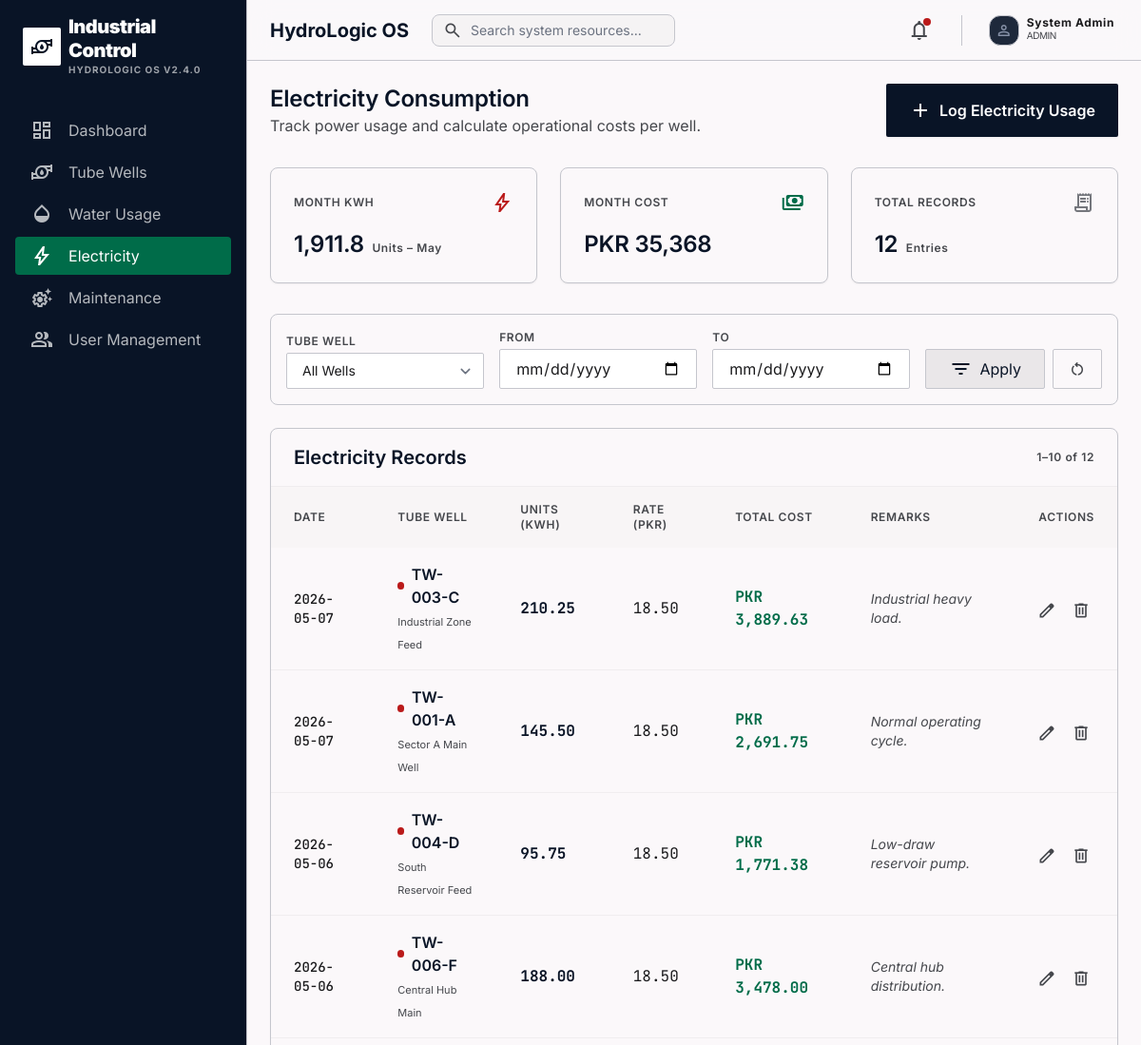
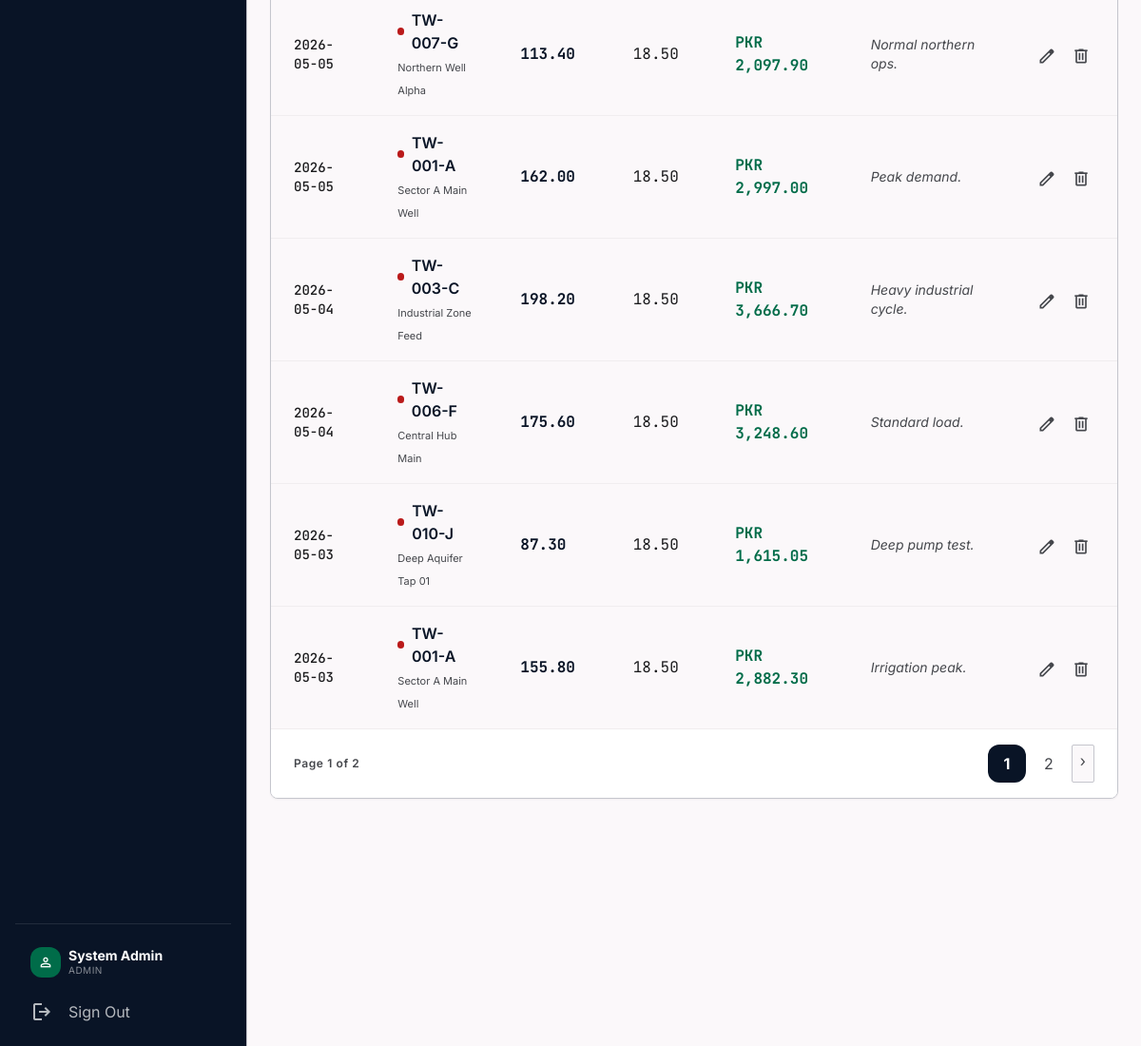
/admin/electricity.php (signed in), run on the app's committed database (2 pictures, top to bottom).
### tables this page shows
CREATE TABLE IF NOT EXISTS electricity_usage (
    id              INT AUTO_INCREMENT PRIMARY KEY,
    tube_well_id    INT             NOT NULL,
    usage_date      DATE            NOT NULL,
    units_consumed  DECIMAL(10, 2)  NOT NULL,                      
    cost_per_unit   DECIMAL(8, 2)   NOT NULL DEFAULT 0.00,         
    total_cost      DECIMAL(12, 2)  GENERATED ALWAYS AS (units_consumed * cost_per_unit) STORED,
    remarks         TEXT,
    recorded_by     INT,
    created_at      TIMESTAMP       DEFAULT CURRENT_TIMESTAMP,
    updated_at      TIMESTAMP       DEFAULT CURRENT_TIMESTAMP ON UPDATE CURRENT_TIMESTAMP,
    FOREIGN KEY (tube_well_id) REFERENCES tube_wells(id) ON DELETE CASCADE,
    FOREIGN KEY (recorded_by)  REFERENCES users(id)      ON DELETE SET NULL
);

CREATE TABLE IF NOT EXISTS tube_wells (
    id                  INT AUTO_INCREMENT PRIMARY KEY,
    well_code           VARCHAR(30)     NOT NULL UNIQUE,           
    tube_well_name      VARCHAR(150)    NOT NULL,
    location            VARCHAR(255)    NOT NULL,
    installation_date   DATE            NOT NULL,
    status              ENUM('Active', 'Inactive', 'Under Maintenance') DEFAULT 'Active',
    description         TEXT,
    created_by          INT,                                       
    created_at          TIMESTAMP       DEFAULT CURRENT_TIMESTAMP,
    updated_at          TIMESTAMP       DEFAULT CURRENT_TIMESTAMP ON UPDATE CURRENT_TIMESTAMP,
    FOREIGN KEY (created_by) REFERENCES users(id) ON DELETE SET NULL
);

### admin/electricity.php (the view, shortened to what this page needs)
<?php
require_once __DIR__ . '/../config/db_connect.php';
require_once __DIR__ . '/../includes/functions.php';
$r         = mysqli_query($conn, "SELECT COALESCE(SUM(units_consumed),0) AS u, COALESCE(SUM(total_cost),0) AS c FROM electricity_usage WHERE MONTH(usage_date)=MONTH(CURDATE())");
$month_row = mysqli_fetch_assoc($r);
$filter_well = (int)($_GET['well_id'] ?? 0);
$filter_from = trim($_GET['date_from'] ?? '');
$filter_to   = trim($_GET['date_to']   ?? '');
$page_num    = max(1,(int)($_GET['page'] ?? 1));
$conds = []; $btypes=''; $bvals=[];
$where_sql = $conds ? 'WHERE '.implode(' AND ',$conds) : '';
$cs = mysqli_prepare($conn, "SELECT COUNT(*) AS total FROM electricity_usage eu $where_sql");
mysqli_stmt_execute($cs);
$total_rows = mysqli_fetch_assoc(mysqli_stmt_get_result($cs))['total'] ?? 0;
$pager  = paginate($total_rows, RECORDS_PER_PAGE, $page_num);
$limit  = RECORDS_PER_PAGE;
$offset = $pager['offset'];
$ls = mysqli_prepare($conn,
    "SELECT eu.*, tw.tube_well_name, tw.well_code FROM electricity_usage eu
     JOIN tube_wells tw ON tw.id=eu.tube_well_id
     $where_sql ORDER BY eu.usage_date DESC, eu.id DESC LIMIT ? OFFSET ?"
);
$pt = $btypes.'ii'; $pv = array_merge($bvals,[$limit,$offset]);
mysqli_stmt_bind_param($ls,$pt,...$pv);
mysqli_stmt_execute($ls);
$records = mysqli_stmt_get_result($ls);
$pagination_url = base_url('admin/electricity.php').'?well_id='.$filter_well.'&date_from='.urlencode($filter_from).'&date_to='.urlencode($filter_to).'&page=';
require_once __DIR__ . '/../includes/header.php';
?>
<?php require_once __DIR__ . '/../includes/sidebar.php'; ?>
<main class="ml-sidebar-width min-h-screen flex flex-col">
    <?php require_once __DIR__ . '/../includes/topbar.php'; ?>
    <div class="p-lg flex-1">
        <div class="flex flex-col md:flex-row md:items-center justify-between mb-xl gap-md">
            <div>
                <h2 class="font-h2 text-h2 text-primary">Electricity Consumption</h2>
                <p class="text-on-surface-variant font-body-md">Track power usage and calculate operational costs per well.</p>
            </div>
            <button onclick="openModal('add-modal')"
                    class="flex items-center gap-sm bg-primary text-on-primary px-lg py-md rounded hover:opacity-90 shadow-sm">
                <span class="material-symbols-outlined">add</span>
                <span class="font-body-md font-semibold">Log Electricity Usage</span>
            </button>
        </div>
        <div class="grid grid-cols-1 md:grid-cols-3 gap-lg mb-xl">
            <div class="bg-surface border border-outline-variant p-lg rounded-xl shadow-sm">
                <div class="flex items-center justify-between mb-md">
                    <span class="text-label-sm text-on-surface-variant uppercase">Month kWh</span>
                    <span class="material-symbols-outlined text-error">bolt</span>
                </div>
                <span class="text-h2 font-h2 text-primary"><?= number_format($month_row['u'],1) ?></span>
                <span class="text-label-sm text-on-surface-variant ml-xs">Units – <?= date('F') ?></span>
            </div>
            <div class="bg-surface border border-outline-variant p-lg rounded-xl shadow-sm">
                <div class="flex items-center justify-between mb-md">
                    <span class="text-label-sm text-on-surface-variant uppercase">Month Cost</span>
                    <span class="material-symbols-outlined text-secondary">payments</span>
                </div>
                <span class="text-h2 font-h2 text-primary">PKR <?= number_format($month_row['c'],0) ?></span>
            </div>
            <div class="bg-surface border border-outline-variant p-lg rounded-xl shadow-sm">
                <div class="flex items-center justify-between mb-md">
                    <span class="text-label-sm text-on-surface-variant uppercase">Total Records</span>
                    <span class="material-symbols-outlined text-outline">receipt_long</span>
                </div>
                <span class="text-h2 font-h2 text-primary"><?= $total_rows ?></span>
                <span class="text-label-sm text-on-surface-variant ml-xs">Entries</span>
            </div>
        </div>
        <form method="GET" action="" class="bg-surface border border-outline-variant p-md rounded-xl mb-lg flex flex-wrap items-end gap-md">
            <div class="flex-1 min-w-[180px]">
                <label class="block text-label-sm text-on-surface-variant mb-xs uppercase">Tube Well</label>
                <select name="well_id" class="w-full border border-outline-variant rounded bg-surface-container-lowest px-md py-sm text-body-md outline-none">
                    <option value="0">All Wells</option>
                </select>
            </div>
            <div class="flex-1 min-w-[140px]">
                <label class="block text-label-sm text-on-surface-variant mb-xs uppercase">From</label>
                <input type="date" name="date_from" value="<?= sanitize($filter_from) ?>" class="w-full border border-outline-variant rounded px-md py-sm outline-none">
            </div>
            <div class="flex-1 min-w-[140px]">
                <label class="block text-label-sm text-on-surface-variant mb-xs uppercase">To</label>
                <input type="date" name="date_to" value="<?= sanitize($filter_to) ?>" class="w-full border border-outline-variant rounded px-md py-sm outline-none">
            </div>
            <div class="flex-shrink-0 flex gap-sm">
                <button type="submit" class="bg-surface-container-high text-primary px-lg py-sm rounded border border-outline-variant hover:bg-surface-container-highest flex items-center gap-sm">
                    <span class="material-symbols-outlined">filter_list</span> Apply
                </button>
                <a href="<?= base_url('admin/electricity.php') ?>" class="bg-surface text-on-surface-variant px-md py-sm rounded border border-outline-variant hover:bg-surface-container-low flex items-center">
                    <span class="material-symbols-outlined text-[18px]">restart_alt</span>
                </a>
            </div>
        </form>
        <div class="bg-surface border border-outline-variant rounded-xl overflow-hidden shadow-sm">
            <div class="px-lg py-md border-b border-surface-container flex items-center justify-between">
                <h3 class="font-h3 text-h3 text-primary">Electricity Records</h3>
                <span class="text-label-sm text-on-surface-variant"><?= $pager['offset']+1 ?>–<?= min($pager['offset']+RECORDS_PER_PAGE,$total_rows) ?> of <?= $total_rows ?></span>
            </div>
            <div class="overflow-x-auto">
                <table class="w-full text-left border-collapse">
                    <thead>
                        <tr class="bg-surface-container-low/50">
                            <th class="px-lg py-md text-label-sm text-on-surface-variant uppercase">Date</th>
                            <th class="px-lg py-md text-label-sm text-on-surface-variant uppercase">Tube Well</th>
                            <th class="px-lg py-md text-label-sm text-on-surface-variant uppercase">Units (kWh)</th>
                            <th class="px-lg py-md text-label-sm text-on-surface-variant uppercase">Rate (PKR)</th>
                            <th class="px-lg py-md text-label-sm text-on-surface-variant uppercase">Total Cost</th>
                            <th class="px-lg py-md text-label-sm text-on-surface-variant uppercase">Remarks</th>
                            <th class="px-lg py-md text-label-sm text-on-surface-variant uppercase text-right">Actions</th>
                        </tr>
                    </thead>
                    <tbody class="divide-y divide-surface-container">
                        <?php if (mysqli_num_rows($records) === 0): ?>
                        <tr><td colspan="7" class="px-lg py-xl text-center text-on-surface-variant">
                            <span class="material-symbols-outlined text-[40px] block mb-sm text-outline">bolt</span>No records found.
                        </td></tr>
                        <?php else: while ($rec = mysqli_fetch_assoc($records)): ?>
                        <tr class="hover:bg-surface-container-lowest transition-colors">
                            <td class="px-lg py-md font-data-mono text-data-mono"><?= date('Y-m-d', strtotime($rec['usage_date'])) ?></td>
                            <td class="px-lg py-md">
                                <div class="flex items-center gap-sm">
                                    <div class="w-2 h-2 rounded-full bg-error"></div>
                                    <span class="font-body-md font-semibold text-primary"><?= sanitize($rec['well_code']) ?></span>
                                </div>
                                <span class="text-[11px] text-on-surface-variant"><?= sanitize($rec['tube_well_name']) ?></span>
                            </td>
                            <td class="px-lg py-md font-data-mono text-primary font-bold"><?= number_format($rec['units_consumed'],2) ?></td>
                            <td class="px-lg py-md font-data-mono"><?= number_format($rec['cost_per_unit'],2) ?></td>
                            <td class="px-lg py-md font-data-mono text-secondary font-bold">PKR <?= number_format($rec['total_cost'],2) ?></td>
                            <td class="px-lg py-md text-on-surface-variant italic text-body-md"><?= sanitize($rec['remarks'] ?? '—') ?></td>
                            <td class="px-lg py-md text-right">
                                <div class="flex items-center justify-end gap-sm">
                                    <button onclick="openEditModal(<?= htmlspecialchars(json_encode($rec),ENT_QUOTES) ?>)"
                                            class="p-xs hover:bg-surface-container-high rounded text-on-surface-variant transition-colors">
                                        <span class="material-symbols-outlined text-[20px]">edit</span>
                                    </button>
                                    <form method="POST" action="" onsubmit="return confirm('Delete this record?');">
                                        <button type="submit" class="p-xs hover:bg-error-container hover:text-error rounded text-on-surface-variant transition-colors">
                                            <span class="material-symbols-outlined text-[20px]">delete</span>
                                        </button>
                                    </form>
                                </div>
                            </td>
                        </tr>
                        <?php endwhile; endif; ?>
                    </tbody>
                </table>
            </div>
            <div class="px-lg py-md bg-surface-container-lowest border-t border-surface-container flex items-center justify-between">
                <span class="text-label-sm text-on-surface-variant">Page <?= $pager['current_page'] ?> of <?= $pager['total_pages'] ?></span>
                <div class="flex gap-xs">
                    <?= render_pagination($pager, $pagination_url) ?>
                    <?php if ($pager['current_page']<$pager['total_pages']): ?><a href="<?= $pagination_url.($pager['current_page']+1) ?>" class="px-sm py-xs border border-outline-variant rounded bg-surface text-on-surface-variant hover:bg-surface-container-low">›</a><?php endif; ?>
                </div>
            </div>
        </div>
    </div>
    <?php require_once __DIR__ . '/../includes/footer.php'; ?>

### includes/header.php (style rules this page uses)
.material-symbols-outlined { font-variation-settings: 'FILL' 0, 'wght' 400, 'GRAD' 0, 'opsz' 24; vertical-align: middle; }
body { font-family: 'Inter', sans-serif; }
main { animation: fadeIn 0.2s ease-in-out; }

### data on the page
electricity_usage: usage_date "2026-05-07", tube_well.well_code "TW-003-C", tube_well.tube_well_name "Industrial Zone Feed", units_consumed "210.25", cost_per_unit "18.50", total_cost "3,889.63", remarks "Industrial heavy load."
electricity_usage: usage_date "2026-05-07", tube_well.well_code "TW-001-A", tube_well.tube_well_name "Sector A Main Well", units_consumed "145.50", cost_per_unit "18.50", total_cost "2,691.75", remarks "Normal operating cycle."
electricity_usage: usage_date "2026-05-06", tube_well.well_code "TW-004-D", tube_well.tube_well_name "South Reservoir Feed", units_consumed "95.75", cost_per_unit "18.50", total_cost "1,771.38", remarks "Low-draw reservoir pump."
electricity_usage: usage_date "2026-05-06", tube_well.well_code "TW-006-F", tube_well.tube_well_name "Central Hub Main", units_consumed "188.00", cost_per_unit "18.50", total_cost "3,478.00", remarks "Central hub distribution."
electricity_usage: usage_date "2026-05-05", tube_well.well_code "TW-007-G", tube_well.tube_well_name "Northern Well Alpha", units_consumed "113.40", cost_per_unit "18.50", total_cost "2,097.90", remarks "Normal northern ops."
electricity_usage: usage_date "2026-05-05", tube_well.well_code "TW-001-A", tube_well.tube_well_name "Sector A Main Well", units_consumed "162.00", cost_per_unit "18.50", total_cost "2,997.00", remarks "Peak demand."
electricity_usage: usage_date "2026-05-04", tube_well.well_code "TW-003-C", tube_well.tube_well_name "Industrial Zone Feed", units_consumed "198.20", cost_per_unit "18.50", total_cost "3,666.70", remarks "Heavy industrial cycle."
electricity_usage: usage_date "2026-05-04", tube_well.well_code "TW-006-F", tube_well.tube_well_name "Central Hub Main", units_consumed "175.60", cost_per_unit "18.50", total_cost "3,248.60", remarks "Standard load."
electricity_usage: usage_date "2026-05-03", tube_well.well_code "TW-010-J", tube_well.tube_well_name "Deep Aquifer Tap 01", units_consumed "87.30", cost_per_unit "18.50", total_cost "1,615.05", remarks "Deep pump test."
electricity_usage: usage_date "2026-05-03", tube_well.well_code "TW-001-A", tube_well.tube_well_name "Sector A Main Well", units_consumed "155.80", cost_per_unit "18.50", total_cost "2,882.30", remarks "Irrigation peak."

### other printed values
APP_NAME "HYDROLOGIC OS"
APP_VERSION "V2.4.0"
$item['label'] "Dashboard"
$item['label'] "Tube Wells"
$item['label'] "Water Usage"
$item['label'] "Electricity"
$item['label'] "Maintenance"
$item['label'] "User Management"
current_user_name() "System Admin"
$role "ADMIN"
APP_NAME "HydroLogic OS"
current_role() "ADMIN"
$month_row['u'] "1,911.8"
$month_row['c'] "35,368"
$total_rows "12"
